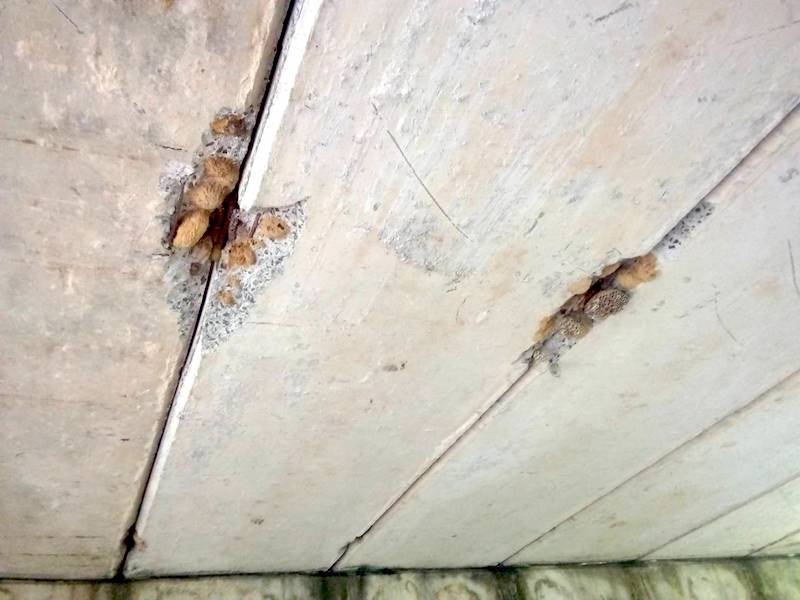
#> input picture assets/Lab5-crack.jpg, 800 x 600 px
$ jupyter execute --allow-errors 'Lab 5 - Texture.ipynb'   (shell and % lines are left out)   (older library calls are emulated)
#> lines starting #> are read from the running program, lines starting #| are printed output that depends on the picture; long printed decimals are rounded
# 2110443 - Computer Vision (2020/2)
## Lab 5 - Texture
In this lab, we will learn to use texture to segment 'things' from images. This notebook includes both coding and written questions. Please hand in this notebook file with all outputs and your answer. <br>
<b>Please note that collaboration is encouraged in this course.</b> You must turn in <b>your own write ups</b> of all problems. If you collaborate with others, you must put the names and ids of the students you worked with in below block.

Collaboration List:
- Napat Samsow
- ...

<b>Remark : You need to install addition package name 'scikit-image' by using the following command line</b>

[cell 1]
# !conda install scikit-image -c conda-forge -y

[cell 2]
import numpy as np
import cv2
from skimage import io, color
from skimage.feature import local_binary_pattern, greycomatrix, greycoprops
from matplotlib import pyplot as plt

## Gray Level Co-Occurrence Matrix (GLCM)
A gray level co-occurrence Matrix is a matrix that is defined over an image to be the distribution of co-occurring pixel values at a given offset. It is used as an approach to texture analysis with various computer vision applications.

[cell 3]
patternImage = np.array([
    [0, 0, 1, 1],
    [0, 0, 1, 1],
    [0, 2, 2, 2],
    [0, 2, 3, 3]], dtype=np.uint8)

plt.imshow(patternImage, cmap='gray')
plt.show()
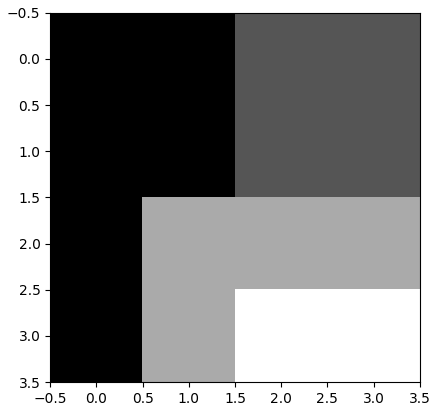
#> figure drawn by matplotlib, 1 panel

We will use <a href="https://scikit-image.org/docs/dev/api/skimage.feature.html?highlight=lbp#skimage.feature.greycomatrix">greycomatrix</a> function from scikit-image to extract GLCM from the sample pattern.

[cell 4]
co_ocmatrix = greycomatrix(patternImage, distances=[1], angles=[0, np.pi/4, np.pi/2], levels=4)

print('angle 0')
print(co_ocmatrix[:,:,0,0])

print('angle 45')
print(co_ocmatrix[:,:,0,1])

print('angle 90')
print(co_ocmatrix[:,:,0,2])

[cell 5]
co_ocmatrixf = greycomatrix(patternImage, distances=[1,2], angles=[0, np.pi/4, np.pi/2], levels=4)
co_ocmatrixf.shape

### GLCM texture properties
Fron the  GLCM we can compute the following texture properties by using <a href=''>greycoprops</a> from scikit-image
- contrast $\sum_{i,j=0}^{levels-1} P_{i,j}(i-j)^2$
- dissimilarity $\sum_{i,j=0}^{levels-1}P_{i,j}|i-j|$
- homogeneity $\sum_{i,j=0}^{levels-1}\frac{P_{i,j}}{1+(i-j)^2}$
- correlation $\sum_{i,j=0}^{levels-1} P_{i,j}\left[\frac{(i-\mu_i)(j-\mu_j)}{\sqrt{(\sigma_i^2)(\sigma_j^2)}}\right]$

[cell 6]
contrast = greycoprops(co_ocmatrix, prop='contrast')
dissimilarity = greycoprops(co_ocmatrix, prop='dissimilarity')
homogeneity = greycoprops(co_ocmatrix, prop='homogeneity')


print(contrast, dissimilarity, homogeneity)

[cell 7]
patternImage2 = np.zeros((4,4), dtype=np.uint8) ## all black image!
co_ocmatrix2 = greycomatrix(patternImage2, distances=[1], angles=[0, np.pi/4, np.pi/2])

contrast2 = greycoprops(co_ocmatrix2, prop='contrast')
dissimilarity2 = greycoprops(co_ocmatrix2, prop='dissimilarity')
homogeneity2 = greycoprops(co_ocmatrix2, prop='homogeneity')

print(contrast2, dissimilarity2, homogeneity2)

### Co-Occurrence matrix patch matching on bridge defect problem

[cell 8]
bridgeDefectImage = cv2.imread('assets/Lab5-crack.jpg')
#> bridgeDefectImage is the input picture: shape (600, 800, 3); mean B, G, R 184.9, 195.1, 200.7
dispImage = cv2.cvtColor(bridgeDefectImage.copy(), cv2.COLOR_BGR2RGB)

# Sample crack
cv2.rectangle(dispImage, (170,200), (220,250), (0,255,255), 5)

# Normal1
cv2.rectangle(dispImage, (400,400), (450,450), (255,255,0), 5)

# Crack2
cv2.rectangle(dispImage, (540,300), (590,350), (0,255,0), 5)


plt.figure(figsize=(10,10))
plt.imshow(dispImage, cmap='gray')

[cell 9]
bridgeDefectImageGray = cv2.cvtColor(bridgeDefectImage, cv2.COLOR_BGR2GRAY)

crackPatch1 = bridgeDefectImageGray[200:250,170:220]

normalPatch1= bridgeDefectImageGray[400:450,400:450]

crackPatch2 = bridgeDefectImageGray[300:350,540:590]
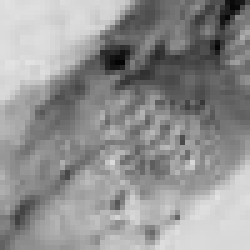
#> crackPatch2: shape (50, 50) (shown 5 times larger); min 4, max 226, mean 145.9

_, axarr = plt.subplots(1,3)
axarr[0].imshow(crackPatch1, cmap='gray')
axarr[1].imshow(normalPatch1, cmap='gray')
axarr[2].imshow(crackPatch2, cmap='gray')

[cell 10]
co_ocmatrix_crackpatch1 = greycomatrix(crackPatch1, distances=[1], angles=[0, np.pi/4, np.pi/2], symmetric=True, normed=True)

co_ocmatrix_normalpatch1 = greycomatrix(normalPatch1, distances=[1], angles=[0, np.pi/4, np.pi/2], symmetric=True, normed=True)

co_ocmatrix_crackpatch2 = greycomatrix(crackPatch2, distances=[1], angles=[0, np.pi/4, np.pi/2], symmetric=True, normed=True)

[cell 11]
dist_normal_normal = np.linalg.norm(co_ocmatrix_crackpatch1-co_ocmatrix_crackpatch2)
#> dist_normal_normal = 0.0467
print('distance crack-crack', dist_normal_normal)
#| distance crack-crack 0.04674

dist_normal_crack = np.linalg.norm(co_ocmatrix_crackpatch1-co_ocmatrix_normalpatch1)
#> dist_normal_crack = 0.188
print('distance normal-crack', dist_normal_crack)
#| distance normal-crack 0.1885

## Local Binary Pattern (LBP)
Local Binary Pattern (LBP) is a efficient texture operator which labels the pixels of an image by thresholding the neighborhood of each pixel and considers the result as a binary number.  It can be seen as a unifying approach to the traditionally divergent statistical and structural models of texture analysis. The most important property of the LBP operator in real-world applications is its robustness to monotonic gray-scale changes caused, for example, by illumination variations. Another important property is its computational simplicity, which makes it possible to analyze images in challenging real-time settings.

[cell 12]
patternImage = np.array([
    [0, 0, 1, 1],
    [0, 0, 1, 1],
    [0, 2, 2, 2],
    [0, 2, 3, 3]], dtype=np.uint8)

plt.imshow(patternImage, cmap='gray')
plt.show()

[cell 13]
lbpfeature = local_binary_pattern(patternImage, 8, 1)

[cell 14]
plt.imshow(lbpfeature, cmap='gray')
print(lbpfeature)
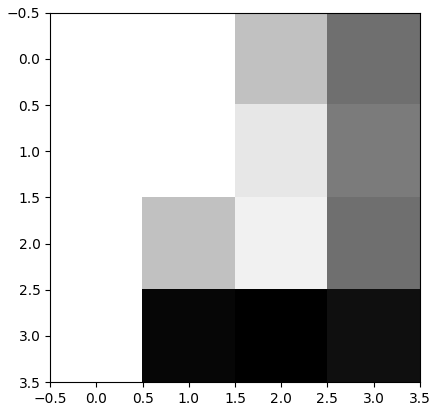
#> figure drawn by matplotlib, 1 panel

[cell 15]
bridgeDefectImage = cv2.imread('assets/Lab5-crack.jpg')
dispImage = cv2.cvtColor(bridgeDefectImage.copy(), cv2.COLOR_BGR2RGB)

# Sample crack
cv2.rectangle(dispImage, (170,200), (220,250), (0,255,255), 5)

# Normal1
cv2.rectangle(dispImage, (400,400), (450,450), (255,255,0), 5)

# Crack2
cv2.rectangle(dispImage, (540,300), (590,350), (0,255,0), 5)


plt.figure(figsize=(10,10))
plt.imshow(dispImage, cmap='gray')

Calculate LBP pattern for each patch by using scikit-image <a href="https://scikit-image.org/docs/dev/api/skimage.feature.html?highlight=lbp#skimage.feature.local_binary_pattern">local_binary_pattern</a> <br>
<br> Three neighborhood examples with varying p and r used to construct Local Binary Patterns. (Image from <a href="https://www.pyimagesearch.com/2015/12/07/local-binary-patterns-with-python-opencv/">pyimagesearch</a>)

[cell 16]
lbp_crackpatch1 =  local_binary_pattern(crackPatch1, P=16, R=8, method='uniform')
lbp_normalpatch1 =  local_binary_pattern(normalPatch1, P=16, R=8, method='uniform')
# lbp_crackpatch2 =  local_binary_pattern(crackPatch2, P=16, R=8, method='uniform')
lbp_crackpatch2 =  local_binary_pattern(cv2.cvtColor(dispImage, cv2.COLOR_BGR2GRAY), P=3, R=8, method='default')
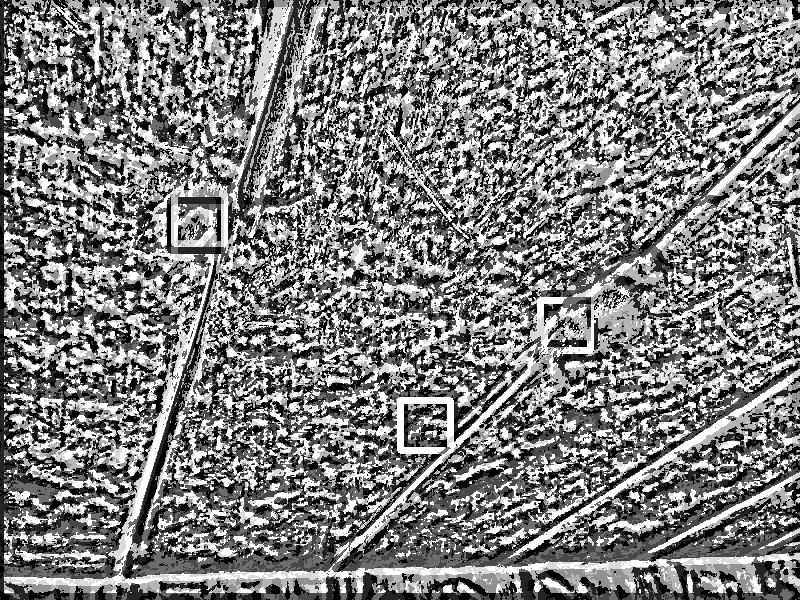
#> lbp_crackpatch2: shape (600, 800) float64; min 0, max 7, mean 3.47; drawn with min black and max white

### LBP histogram

[cell 17]
# nBin = 16
nBin = 256

_, axarr = plt.subplots(1,3)

hist_crackpatch1, _ = np.histogram(lbp_crackpatch1, density=True, bins=nBin, range=(0, nBin))
#> hist_crackpatch1 = 256 values, max 0.418 at index 17, min 0 at index 18, mean 0.00391
axarr[0].plot(hist_crackpatch1)

hist_normalpatch1, _ = np.histogram(lbp_normalpatch1, density=True, bins=nBin, range=(0, nBin))
#> hist_normalpatch1 = 256 values, max 0.596 at index 17, min 0 at index 18, mean 0.00391
axarr[1].plot(hist_normalpatch1)

hist_crackpatch2, _ = np.histogram(lbp_crackpatch2, density=True, bins=nBin, range=(0, nBin))
#> hist_crackpatch2 = 256 values, max 0.211 at index 7, min 0 at index 8, mean 0.00391
axarr[2].plot(hist_crackpatch2)

plt.show()
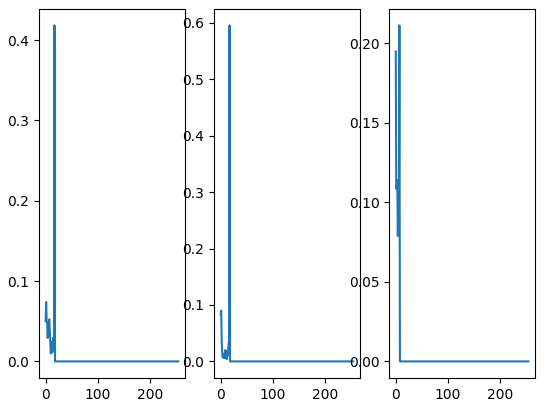
#> figure drawn by matplotlib, 3 panels; panel 1: curve peaks at x = 17, y = 0.418; panel 2: curve peaks at x = 17, y = 0.596; panel 3: curve peaks at x = 7, y = 0.211

### LBP Histogram matching

#### Simple euclidean distance

[cell 18]
print('Eucliden distance between crack-crack',np.linalg.norm(hist_crackpatch1 - hist_crackpatch2))
#| Eucliden distance between crack-crack 0.4916
print('Eucliden distance between crack-normal',np.linalg.norm(hist_crackpatch1 - hist_normalpatch1))
#| Eucliden distance between crack-normal 0.2023

#### KL divergence is a way of measuring the matching between two distributions
(More detail can  be read from <a href="https://towardsdatascience.com/light-on-math-machine-learning-intuitive-guide-to-understanding-kl-divergence-2b382ca2b2a8">here</a>)

[cell 19]
def kldivergence(p, q):
    filt = np.logical_and(p != 0, q != 0)
    return np.sum(p[filt] * np.log2(p[filt] / q[filt]))

print('KL-Divergence between crack-crack', kldivergence(hist_crackpatch1 , hist_crackpatch2))
#| KL-Divergence between crack-crack -0.494
print('KL-Divergence between crack-normal', kldivergence(hist_crackpatch1 , hist_normalpatch1))
#| KL-Divergence between crack-normal 0.386

## Assignment 1 - Texture Segmentation

From the above section, we can magically matching each texture with sample patches. Your today task is to implement a program to segment this leopard from the background by using chosen texture feature and sliding window method. You can search and use any knowledge from internet but do not forget to proper credit your sources. <br>

[cell 20]
from math import ceil, floor

from ipywidgets import interact
import ipywidgets as widgets

[cell 21]
leopardImage = cv2.imread('assets/Lab5-leopard.jpg', cv2.IMREAD_GRAYSCALE)
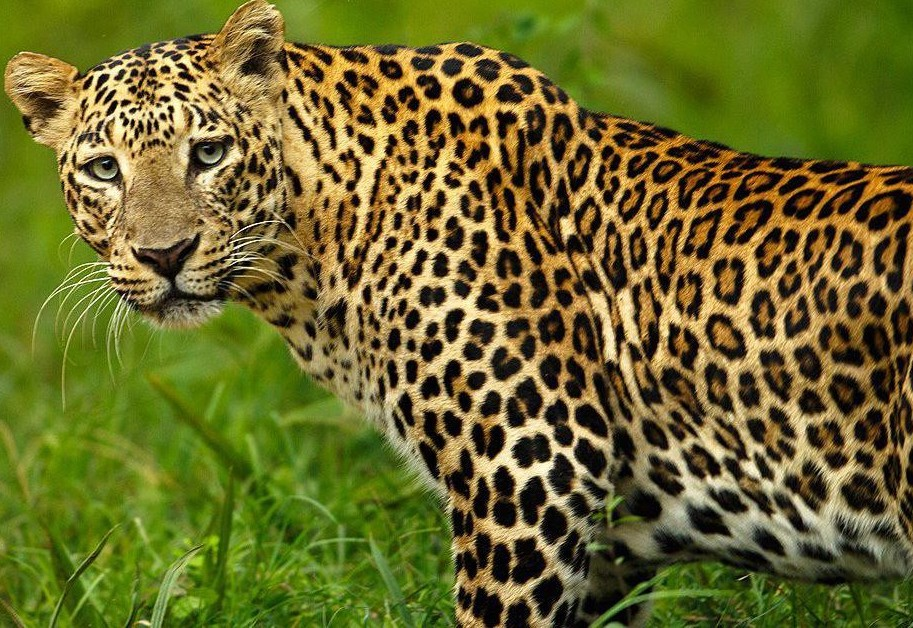
#> input picture assets/Lab5-leopard.jpg, 913 x 628 px
#> leopardImage: shape (628, 913); min 0, max 255, mean 99.2
leopardImage = cv2.resize(leopardImage, None,fx=0.5,fy=0.5) #resize to reduce computation time
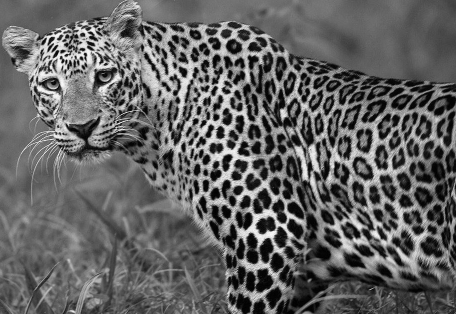
#> leopardImage: shape (314, 456); min 0, max 250, mean 99.3

# Just sample patches, you can change to any position you want
leopardPatch1 = leopardImage[100:150,400:450]
leopardPatch2 = leopardImage[100:150,150:200]
leopardPatch3 = leopardImage[200:250,300:350]
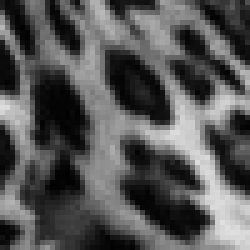
#> leopardPatch3: shape (50, 50) (shown 5 times larger); min 1, max 224, mean 86.1
nonleopardPatch1 = leopardImage[0:50,400:450]
nonleopardPatch2 = leopardImage[250:300,0:50]
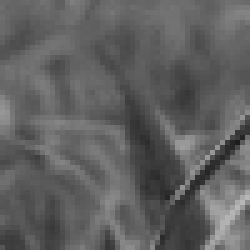
#> nonleopardPatch2: shape (50, 50) (shown 5 times larger); min 29, max 183, mean 96.1
nonleopardPatch3 = leopardImage[250:300,100:150]
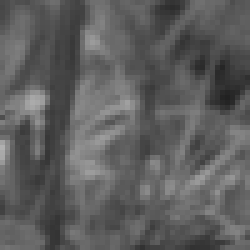
#> nonleopardPatch3: shape (50, 50) (shown 5 times larger); min 33, max 176, mean 94

# [21 lines of commented-out code are left out]

#> (the rest of this cell did not finish here and is left out)
